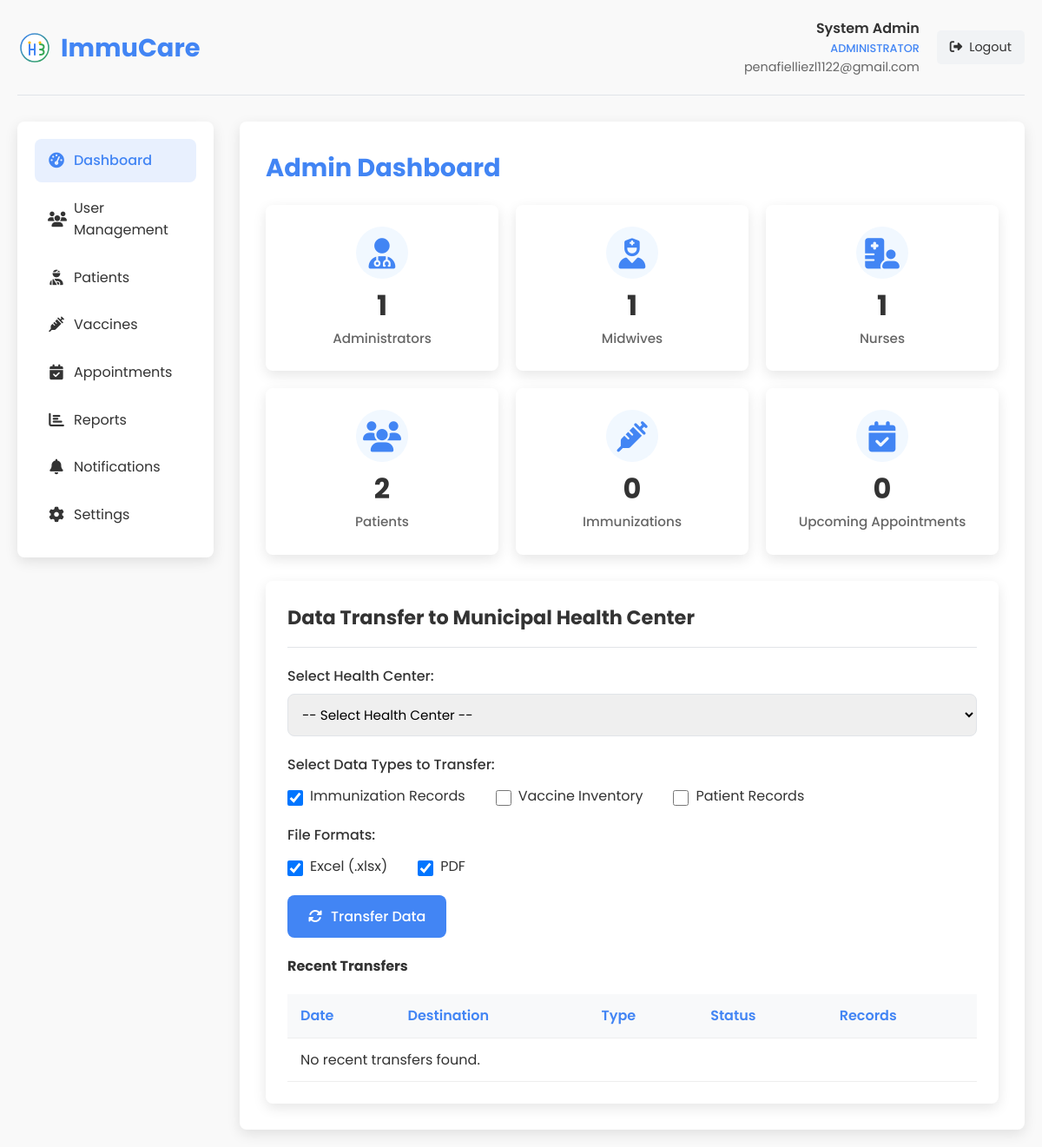
/admin_dashboard.php (signed in), run on an earlier commit of the app's database.
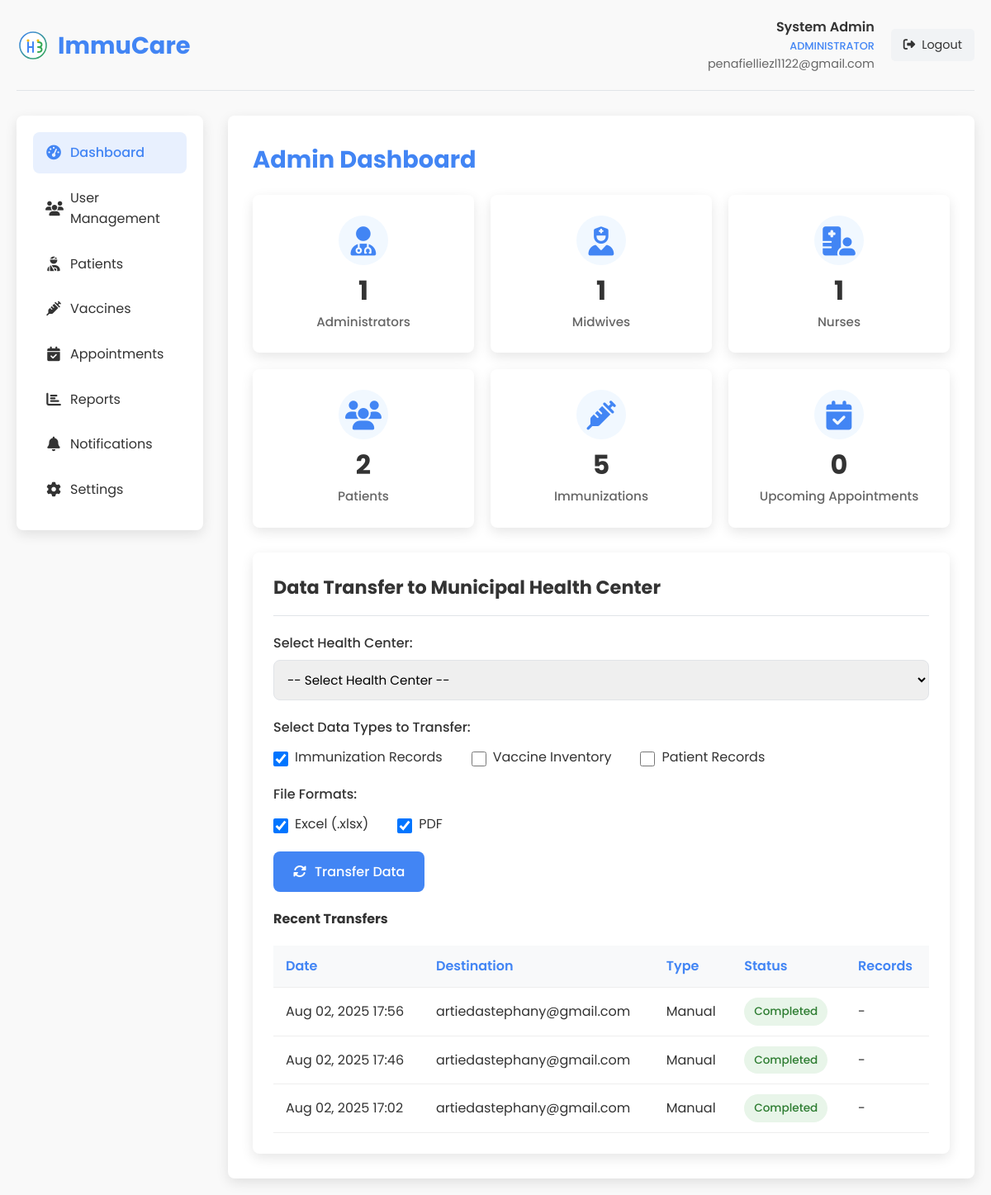
And on a later commit of the database.
### tables this page shows
CREATE TABLE `data_transfers` (
  `id` int(11) NOT NULL,
  `initiated_by` int(11) NOT NULL,
  `destination` varchar(255) NOT NULL,
  `file_name` varchar(255) DEFAULT NULL,
  `file_size` int(11) DEFAULT NULL,
  `record_count` int(11) DEFAULT NULL,
  `transfer_type` enum('manual','scheduled','api') NOT NULL,
  `status` enum('pending','completed','failed') NOT NULL,
  `status_message` text DEFAULT NULL,
  `started_at` datetime NOT NULL,
  `completed_at` datetime DEFAULT NULL,
  `created_at` datetime NOT NULL,
  `updated_at` timestamp NOT NULL DEFAULT current_timestamp() ON UPDATE current_timestamp()
);

### admin_dashboard.php (the view, shortened to what this page needs)
<?php
$admin_name = $_SESSION['user_name'];
$admin_email = $_SESSION['user_email'];
$conn = new mysqli(DB_HOST, DB_USER, DB_PASS, DB_NAME);
$stmt = $conn->prepare("SELECT r.name, COUNT(u.id) as count FROM users u JOIN roles r ON u.role_id = r.id GROUP BY r.name");
$stmt->execute();
$result = $stmt->get_result();
$user_stats = [];
while ($row = $result->fetch_assoc()) {
    $user_stats[$row['name']] = $row['count'];
}
$stmt = $conn->prepare("SELECT COUNT(*) as count FROM patients");
$stmt->execute();
$result = $stmt->get_result();
$patient_count = $result->fetch_assoc()['count'];
$stmt = $conn->prepare("SELECT COUNT(*) as count FROM immunizations");
$stmt->execute();
$result = $stmt->get_result();
$immunization_count = $result->fetch_assoc()['count'];
$stmt = $conn->prepare("SELECT COUNT(*) as count FROM appointments WHERE appointment_date > NOW() AND status = 'confirmed'");
$stmt->execute();
$result = $stmt->get_result();
$appointment_count = $result->fetch_assoc()['count'];
$stmt = $conn->prepare("SELECT dt.*, u.name as initiated_by_name FROM data_transfers dt LEFT JOIN users u ON dt.initiated_by = u.id ORDER BY dt.created_at DESC LIMIT 5");
$stmt->execute();
$recent_transfers = $stmt->get_result();
?>
<!DOCTYPE html>
<html lang="en">
<head>
    <link rel="stylesheet" href="styles.css">
    <link rel="stylesheet" href="https://cdnjs.cloudflare.com/ajax/libs/font-awesome/6.4.0/css/all.min.css">
</head>
<body>
    <div class="dashboard-container">
        <div class="dashboard-header">
            <div class="dashboard-logo">
                <img src="images/logo.svg" alt="ImmuCare Logo">
                <h1>ImmuCare</h1>
            </div>
            <div class="user-menu">
                <div class="user-info">
                    <div class="user-name"><?php echo htmlspecialchars($admin_name); ?></div>
                    <div class="user-role">Administrator</div>
                    <div class="user-email"><?php echo htmlspecialchars($admin_email); ?></div>
                </div>
                <a href="?logout=1" class="logout-btn">
                    <i class="fas fa-sign-out-alt"></i> Logout
                </a>
            </div>
        </div>
        <div class="dashboard-content">
            <div class="sidebar">
                <ul class="sidebar-menu">
                    <li><a href="#" class="active"><i class="fas fa-tachometer-alt"></i> Dashboard</a></li>
                    <li><a href="admin_users.php"><i class="fas fa-users"></i> User Management</a></li>
                    <li><a href="admin_patients.php"><i class="fas fa-user-injured"></i> Patients</a></li>
                    <li><a href="admin_vaccines.php"><i class="fas fa-syringe"></i> Vaccines</a></li>
                    <li><a href="admin_appointments.php"><i class="fas fa-calendar-check"></i> Appointments</a></li>
                    <li><a href="admin_reports.php"><i class="fas fa-chart-bar"></i> Reports</a></li>
                    <li><a href="admin_notifications.php"><i class="fas fa-bell"></i> Notifications</a></li>
                    <li><a href="admin_settings.php"><i class="fas fa-cog"></i> Settings</a></li>
                </ul>
            </div>
            <div class="main-content">
                <h2 class="page-title">Admin Dashboard</h2>
                <div class="stats-grid">
                    <div class="stat-card">
                        <div class="stat-icon">
                            <i class="fas fa-user-md"></i>
                        </div>
                        <div class="stat-value"><?php echo isset($user_stats['admin']) ? $user_stats['admin'] : 0; ?></div>
                        <div class="stat-label">Administrators</div>
                    </div>
                    <div class="stat-card">
                        <div class="stat-icon">
                            <i class="fas fa-user-nurse"></i>
                        </div>
                        <div class="stat-value"><?php echo isset($user_stats['midwife']) ? $user_stats['midwife'] : 0; ?></div>
                        <div class="stat-label">Midwives</div>
                    </div>
                    <div class="stat-card">
                        <div class="stat-icon">
                            <i class="fas fa-hospital-user"></i>
                        </div>
                        <div class="stat-value"><?php echo isset($user_stats['nurse']) ? $user_stats['nurse'] : 0; ?></div>
                        <div class="stat-label">Nurses</div>
                    </div>
                    <div class="stat-card">
                        <div class="stat-icon">
                            <i class="fas fa-users"></i>
                        </div>
                        <div class="stat-value"><?php echo $patient_count; ?></div>
                        <div class="stat-label">Patients</div>
                    </div>
                    <div class="stat-card">
                        <div class="stat-icon">
                            <i class="fas fa-syringe"></i>
                        </div>
                        <div class="stat-value"><?php echo $immunization_count; ?></div>
                        <div class="stat-label">Immunizations</div>
                    </div>
                    <div class="stat-card">
                        <div class="stat-icon">
                            <i class="fas fa-calendar-check"></i>
                        </div>
                        <div class="stat-value"><?php echo $appointment_count; ?></div>
                        <div class="stat-label">Upcoming Appointments</div>
                    </div>
                </div>
                <div class="admin-sections">
                    <div class="admin-section">
                        <h3>Data Transfer to Municipal Health Center</h3>
                        <form class="data-transfer-form" id="dataTransferForm">
                            <div class="form-group">
                                <label for="health_center_id">Select Health Center:</label>
                                <select name="health_center_id" id="health_center_id" required class="form-control">
                                    <option value="">-- Select Health Center --</option>
                                </select>
                            </div>
                            <div class="form-group">
                                <label>Select Data Types to Transfer:</label>
                                <div class="checkbox-group" style="margin-top: 10px;">
                                    <div class="checkbox-item">
                                        <input type="checkbox" name="data_types[]" value="immunizations" id="immunizations" checked>
                                        <label for="immunizations">Immunization Records</label>
                                    </div>
                                    <div class="checkbox-item">
                                        <input type="checkbox" name="data_types[]" value="vaccines" id="vaccines">
                                        <label for="vaccines">Vaccine Inventory</label>
                                    </div>
                                    <div class="checkbox-item">
                                        <input type="checkbox" name="data_types[]" value="patients" id="patients">
                                        <label for="patients">Patient Records</label>
                                    </div>
                                </div>
                            </div>
                            <div class="form-group">
                                <label>File Formats:</label>
                                <div class="checkbox-group" style="margin-top: 10px;">
                                    <div class="checkbox-item">
                                        <input type="checkbox" name="formats[]" value="excel" id="excel" checked>
                                        <label for="excel">Excel (.xlsx)</label>
                                    </div>
                                    <div class="checkbox-item">
                                        <input type="checkbox" name="formats[]" value="pdf" id="pdf" checked>
                                        <label for="pdf">PDF</label>
                                    </div>
                                </div>
                            </div>
                            <div class="form-group button-group">
                                <button type="button" class="transfer-btn" id="transferBtn">
                                    <i class="fas fa-sync-alt"></i>
                                    <span>Transfer Data</span>
                                </button>
                            </div>
                        </form>
                        <div class="transfer-history">
                            <h4>Recent Transfers</h4>
                            <table class="transfer-table">
                                <thead>
                                    <tr>
                                        <th>Date</th>
                                        <th>Destination</th>
                                        <th>Type</th>
                                        <th>Status</th>
                                        <th>Records</th>
                                    </tr>
                                </thead>
                                <tbody>
                                    <?php if ($recent_transfers->num_rows > 0): ?>
                                        <?php while ($transfer = $recent_transfers->fetch_assoc()): ?>
                                            <tr>
                                                <td><?php echo date('M d, Y H:i', strtotime($transfer['created_at'])); ?></td>
                                                <td><?php echo htmlspecialchars($transfer['destination']); ?></td>
                                                <td><?php echo ucfirst($transfer['transfer_type']); ?></td>
                                                <td>
                                                    <span class="transfer-status status-<?php echo $transfer['status']; ?>">
                                                        <?php echo ucfirst($transfer['status']); ?>
                                                    </span>
                                                </td>
                                                <td><?php echo $transfer['record_count'] ? $transfer['record_count'] : '-'; ?></td>
                                            </tr>
                                        <?php endwhile; ?>
                                    <?php else: ?>
                                        <tr>
                                            <td colspan="5">No recent transfers found.</td>
                                        </tr>
                                    <?php endif; ?>
                                </tbody>
                            </table>
                        </div>
                    </div>
                </div>
            </div>
        </div>
    </div>
</body>
</html>

### styles.css (style rules this page uses)
:root { --primary-color: #4285f4; --secondary-color: #34a853; --accent-color: #fbbc05; --text-color: #333; --light-text: #666; --bg-light: #f9f9f9; --bg-white: #ffffff; --shadow: 0 5px 15px rgba(0, 0, 0, 0.1); --border-radius: 8px; --transition: all 0.3s ease; }
* { margin: 0; padding: 0; box-sizing: border-box; }
html { scroll-behavior: smooth; }
body { font-family: 'Poppins', sans-serif; line-height: 1.6; color: var(--text-color); background-color: var(--bg-light); }
a { text-decoration: none; color: inherit; }
ul { list-style: none; }
img { max-width: 100%; height: auto; }
.form-group { margin-bottom: 20px; }
.form-group label { display: block; margin-bottom: 8px; font-weight: 500; }
.form-group input,.form-group textarea { width: 100%; padding: 12px 15px; border: 1px solid #ddd; border-radius: var(--border-radius); font-family: inherit; font-size: 1rem; transition: var(--transition); }
.form-group { margin-bottom:15px }
.form-group label { display:block;margin-bottom:8px;font-weight:500;color:var(--text-color) }
.form-group input,.form-group select,.form-group textarea { width:100%;padding:12px;border:1px solid #e1e4e8;border-radius:var(--border-radius);font-family:'Poppins',sans-serif;font-size:.95rem;transition:var(--transition) }
.checkbox-group { display:flex;align-items:flex-start;margin-top:10px }
.checkbox-group input { width:auto;margin-right:10px;margin-top:4px }

What changed in the data, as far as the page shows it:
added data_transfers: created_at "Aug 02, 2025 17:56", destination "artiedastephany@gmail.com", transfer_type "Manual", status "Completed"
added data_transfers: created_at "Aug 02, 2025 17:46", destination "artiedastephany@gmail.com", transfer_type "Manual", status "Completed"
added data_transfers: created_at "Aug 02, 2025 17:02", destination "artiedastephany@gmail.com", transfer_type "Manual", status "Completed"
Also different on the page:
$immunization_count: "0" → "5"
text no longer shown: "No recent transfers found."
